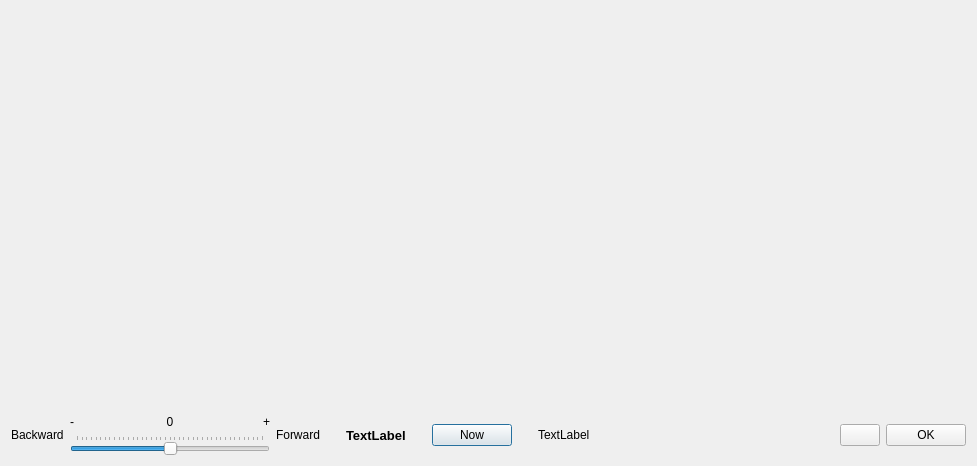
<?xml version="1.0" encoding="UTF-8"?>
<ui version="4.0">
 <class>CPlanetSize</class>
 <widget class="QDialog" name="CPlanetSize">
  <property name="geometry">
   <rect>
    <x>0</x>
    <y>0</y>
    <width>977</width>
    <height>466</height>
   </rect>
  </property>
  <property name="minimumSize">
   <size>
    <width>512</width>
    <height>300</height>
   </size>
  </property>
  <property name="windowTitle">
   <string>Apparent size of planets</string>
  </property>
  <layout class="QVBoxLayout" name="verticalLayout_2">
   <item>
    <layout class="QVBoxLayout" name="verticalLayout" stretch="1,0">
     <item>
      <widget class="QWidget" name="widget" native="true"/>
     </item>
     <item>
      <layout class="QHBoxLayout" name="horizontalLayout">
       <item>
        <widget class="QLabel" name="label">
         <property name="text">
          <string>Backward</string>
         </property>
        </widget>
       </item>
       <item>
        <layout class="QGridLayout" name="gridLayout">
         <item row="0" column="2">
          <widget class="QLabel" name="label_6">
           <property name="text">
            <string>+</string>
           </property>
           <property name="alignment">
            <set>Qt::AlignRight|Qt::AlignTrailing|Qt::AlignVCenter</set>
           </property>
          </widget>
         </item>
         <item row="0" column="0">
          <widget class="QLabel" name="label_5">
           <property name="text">
            <string>-</string>
           </property>
          </widget>
         </item>
         <item row="0" column="1">
          <widget class="QLabel" name="label_7">
           <property name="text">
            <string>0</string>
           </property>
           <property name="alignment">
            <set>Qt::AlignCenter</set>
           </property>
          </widget>
         </item>
         <item row="2" column="0" colspan="3">
          <widget class="QSlider" name="horizontalSlider">
           <property name="minimumSize">
            <size>
             <width>200</width>
             <height>0</height>
            </size>
           </property>
           <property name="minimum">
            <number>-100</number>
           </property>
           <property name="maximum">
            <number>100</number>
           </property>
           <property name="pageStep">
            <number>1</number>
           </property>
           <property name="orientation">
            <enum>Qt::Horizontal</enum>
           </property>
           <property name="tickPosition">
            <enum>QSlider::TicksAbove</enum>
           </property>
           <property name="tickInterval">
            <number>5</number>
           </property>
          </widget>
         </item>
        </layout>
       </item>
       <item>
        <widget class="QLabel" name="label_2">
         <property name="text">
          <string>Forward</string>
         </property>
        </widget>
       </item>
       <item>
        <spacer name="horizontalSpacer_2">
         <property name="orientation">
          <enum>Qt::Horizontal</enum>
         </property>
         <property name="sizeType">
          <enum>QSizePolicy::Fixed</enum>
         </property>
         <property name="sizeHint" stdset="0">
          <size>
           <width>20</width>
           <height>20</height>
          </size>
         </property>
        </spacer>
       </item>
       <item>
        <widget class="QLabel" name="label_3">
         <property name="font">
          <font>
           <pointsize>10</pointsize>
           <weight>75</weight>
           <bold>true</bold>
          </font>
         </property>
         <property name="text">
          <string>TextLabel</string>
         </property>
        </widget>
       </item>
       <item>
        <spacer name="horizontalSpacer_3">
         <property name="orientation">
          <enum>Qt::Horizontal</enum>
         </property>
         <property name="sizeType">
          <enum>QSizePolicy::Fixed</enum>
         </property>
         <property name="sizeHint" stdset="0">
          <size>
           <width>20</width>
           <height>20</height>
          </size>
         </property>
        </spacer>
       </item>
       <item>
        <widget class="QPushButton" name="pushButton_2">
         <property name="text">
          <string>Now</string>
         </property>
        </widget>
       </item>
       <item>
        <spacer name="horizontalSpacer_4">
         <property name="orientation">
          <enum>Qt::Horizontal</enum>
         </property>
         <property name="sizeType">
          <enum>QSizePolicy::Fixed</enum>
         </property>
         <property name="sizeHint" stdset="0">
          <size>
           <width>20</width>
           <height>20</height>
          </size>
         </property>
        </spacer>
       </item>
       <item>
        <widget class="QLabel" name="label_4">
         <property name="text">
          <string>TextLabel</string>
         </property>
        </widget>
       </item>
       <item>
        <spacer name="horizontalSpacer">
         <property name="orientation">
          <enum>Qt::Horizontal</enum>
         </property>
         <property name="sizeHint" stdset="0">
          <size>
           <width>40</width>
           <height>20</height>
          </size>
         </property>
        </spacer>
       </item>
       <item>
        <widget class="QPushButton" name="pushButton_3">
         <property name="toolTip">
          <string>OK &amp; Set map time</string>
         </property>
         <property name="text">
          <string/>
         </property>
         <property name="icon">
          <iconset resource="resource.qrc">
           <normaloff>:/res/set_map_time.png</normaloff>:/res/set_map_time.png</iconset>
         </property>
        </widget>
       </item>
       <item>
        <widget class="QPushButton" name="pushButton">
         <property name="text">
          <string>OK</string>
         </property>
        </widget>
       </item>
      </layout>
     </item>
    </layout>
   </item>
  </layout>
 </widget>
 <resources>
  <include location="resource.qrc"/>
 </resources>
 <connections/>
</ui>
